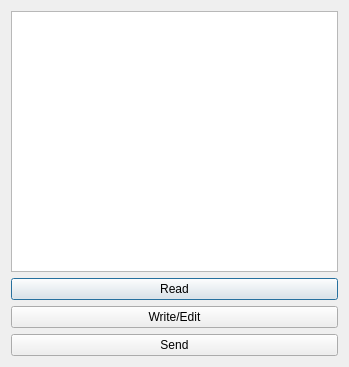
<?xml version="1.0" encoding="UTF-8"?>
<ui version="4.0">
 <class>Dialog</class>
 <widget class="QDialog" name="Dialog">
  <property name="geometry">
   <rect>
    <x>0</x>
    <y>0</y>
    <width>349</width>
    <height>367</height>
   </rect>
  </property>
  <property name="windowTitle">
   <string>Update Firmware</string>
  </property>
  <layout class="QVBoxLayout" name="verticalLayout">
   <item>
    <widget class="QPlainTextEdit" name="plainTextEdit"/>
   </item>
   <item>
    <widget class="QPushButton" name="pushButton">
     <property name="text">
      <string>Read</string>
     </property>
    </widget>
   </item>
   <item>
    <widget class="QPushButton" name="pushButton_2">
     <property name="text">
      <string>Write/Edit</string>
     </property>
    </widget>
   </item>
   <item>
    <widget class="QPushButton" name="pushButton_3">
     <property name="text">
      <string>Send</string>
     </property>
    </widget>
   </item>
  </layout>
 </widget>
 <resources/>
 <connections/>
</ui>
